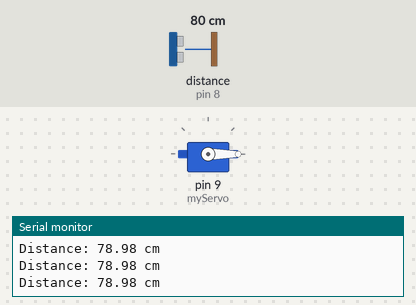
Recording of a sketch running on a simulated Arduino Uno, built with avr-gcc and run on an emulated ATmega328P. Parts: servo, the last lines printed to the serial monitor. Wiring (inferred from the names in the program): ultrasonic range finder: trigger pin 7; echo pin 8. The inputs (shaded band) are chosen by the test bench; at power-on: distance to the obstacle (sensor on pin 8) 80 cm. The echo pulse lasts 58.3 µs per cm.

Above: at 1.2 s.
1.3 s: distance to the obstacle (sensor on pin 8) set to 23 cm
2.8 s: distance to the obstacle (sensor on pin 8) set to 18 cm
At 4.0 s:
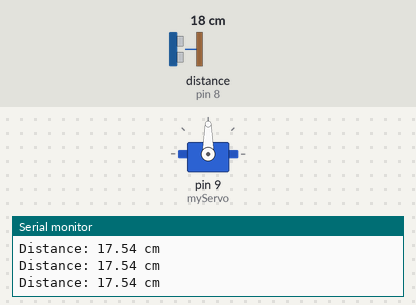
4.3 s: distance to the obstacle (sensor on pin 8) set to 35 cm
At 5.8 s:
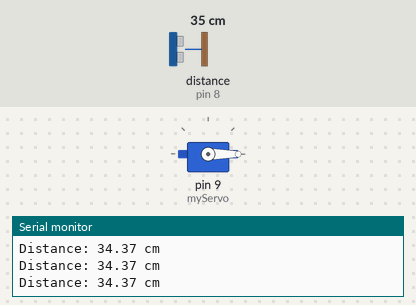
6.2 s: distance to the obstacle (sensor on pin 8) set to 2 cm
At 7.4 s:
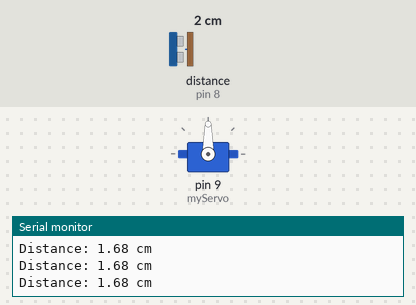
Timing chart, 0 to 8.7 s (numbered marks = the images above; inputs shaded):
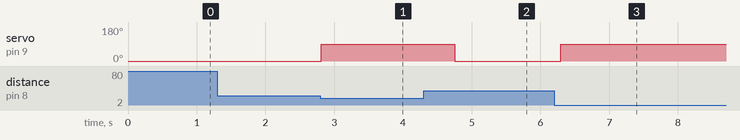

The sketch:

automatic_lid_project.ino
```cpp
#include <Servo.h>

Servo myServo;

const int trigPin = 7;
const int echoPin = 8;

bool lidOpen = false;
unsigned long lastSeenTime = 0;

void setup() {
  Serial.begin(9600);

  pinMode(trigPin, OUTPUT);
  pinMode(echoPin, INPUT);

  myServo.attach(9);
  myServo.write(0); // Closed position
}

void loop() {

  // Trigger ultrasonic pulse
  digitalWrite(trigPin, LOW);
  delayMicroseconds(2);

  digitalWrite(trigPin, HIGH);
  delayMicroseconds(10);
  digitalWrite(trigPin, LOW);

  // Read echo
  long duration = pulseIn(echoPin, HIGH);

  // Calculate distance
  float distance = duration * 0.034 / 2;

  Serial.print("Distance: ");
  Serial.print(distance);
  Serial.println(" cm");

  // Object detected
  if (distance < 20) {

    lastSeenTime = millis();

    if (!lidOpen) {
      myServo.write(90);   // Open
      lidOpen = true;
    }
  }

  // Close 0.5 seconds after object leaves
  if (lidOpen && (millis() - lastSeenTime > 500)) {
    myServo.write(0);      // Close
    lidOpen = false;
  }

  delay(100);
}
```

Measured:
- the behaviour switches between 21 and 20 cm on distance to the obstacle (sensor on pin 8) (found by bisection; images 0 and 1)
- after the input at 2.8 s, servo on pin 9 (myServo): 0° → 90° at once
- after the input at 4.3 s, servo on pin 9 (myServo): 90° → 0° after 0.45 s
- after the input at 6.2 s, servo on pin 9 (myServo): 0° → 90° after 0.10 s
